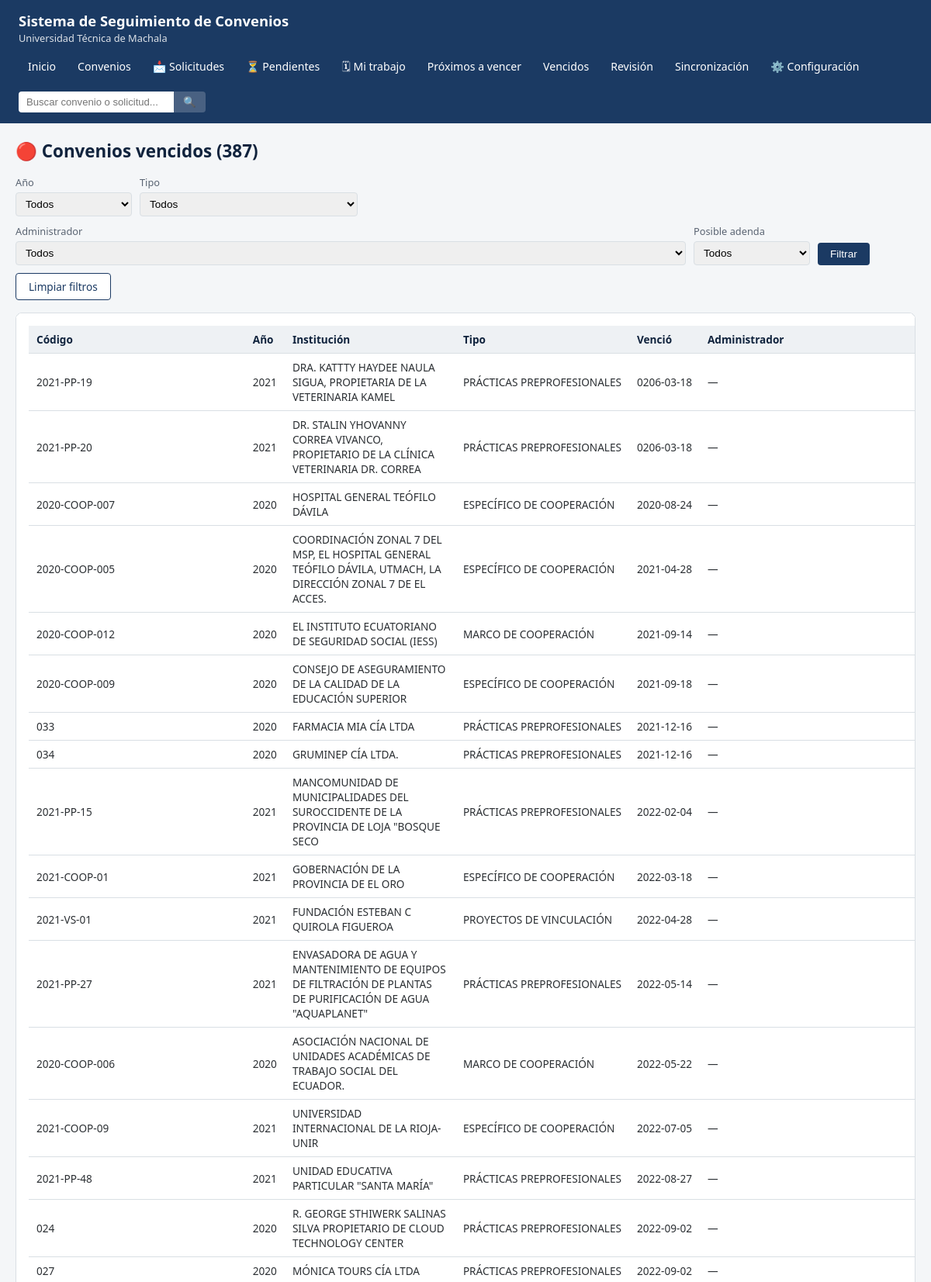
/vencidos (upper part), run on the app's committed database.
### tables this page shows
CREATE TABLE convenios (
    id_sistema INTEGER PRIMARY KEY AUTOINCREMENT,
    anio INTEGER NOT NULL,
    codigo_original TEXT,
    numero_original TEXT,
    institucion TEXT,
    tipo_instrumento TEXT,
    subtipo TEXT,
    clasificacion_general TEXT,
    objeto TEXT,
    fecha_suscripcion TEXT,
    fecha_inicio TEXT,
    plazo TEXT,
    fecha_finalizacion TEXT,
    metodo_calculo_vigencia TEXT,
    administrador TEXT,
    unidad_responsable TEXT,
    observaciones_originales TEXT,
    hoja_origen TEXT,
    archivo_matriz_origen TEXT,
    fila_origen INTEGER,
    ruta_expediente TEXT,
    ruta_documento_principal TEXT,
    estado_relacion_documental TEXT,
    confianza_relacion INTEGER,
    estado_vigencia TEXT,
    requiere_revision INTEGER DEFAULT 0,
    notas_sistema TEXT,
    ruc TEXT,
    ambito TEXT,
    seccion TEXT,
    sector TEXT,
    direccion TEXT,
    representante_legal TEXT,
    contacto TEXT,
    email TEXT,
    telefono TEXT,
    carreras_beneficiadas TEXT,
    estado_original TEXT,
    link_documento_matriz TEXT,
    fecha_creacion_sistema TEXT,
    fecha_actualizacion_sistema TEXT
, objeto_documento_original TEXT, objeto_documento_resumen TEXT, fecha_suscripcion_documento TEXT, fecha_inicio_documento TEXT, plazo_documento TEXT, unidad_plazo_documento TEXT, fecha_finalizacion_documento TEXT, metodo_calculo_vigencia_documento TEXT, texto_fuente_vigencia TEXT, pagina_fuente_vigencia INTEGER, clausula_terminacion TEXT, renovacion_clausula TEXT, administrador_documento TEXT, administrador_documento_pagina INTEGER, firmantes_json TEXT, institucion_original_documento TEXT, institucion_normalizada TEXT, tiene_adenda TEXT, documento_adenda_ruta TEXT, conflicto_fecha TEXT, conflicto_institucion TEXT, requiere_revision_documental TEXT, estado_revision_vigencia TEXT, confianza_analisis TEXT, dias_para_vencimiento INTEGER, hash_documento_principal TEXT, fecha_ultimo_analisis_documento TEXT, id_solicitud_origen INTEGER);

### SISTEMA/routes/convenios.py (the view)
@bp.route("/vencidos")
def vencidos():
    conn = obtener_conexion()
    filtros = {
        "anio": request.args.get("anio", type=int),
        "tipo": request.args.get("tipo") or None,
        "administrador": request.args.get("administrador") or None,
        "tiene_adenda": request.args.get("tiene_adenda") or None,
    }
    filas = db_visualizador.listar_vencidos(conn, filtros)
    disponibles = db_visualizador.obtener_filtros_disponibles(conn)
    return render_template("vencidos.html", filas=filas, filtros=filtros, disponibles=disponibles)

### SISTEMA/config.py (called while the page is built)
def cargar_config() -> Config:
    with open(RUTA_CONFIG_JSON, "r", encoding="utf-8") as f:
        datos = json.load(f)
    return Config(datos)

### SISTEMA/db_context.py (called while the page is built)
def obtener_conexion() -> sqlite3.Connection:
    if "db" not in g:
        config = cargar_config()
        g.db = db_visualizador.conectar(config.ruta_convenios_db)
    return g.db

### SISTEMA/services/db_visualizador.py (called while the page is built)
def conectar(ruta_db: Path) -> sqlite3.Connection:
    conn = sqlite3.connect(str(ruta_db))
    conn.row_factory = sqlite3.Row
    conn.execute("PRAGMA query_only = ON;")
    return conn

def obtener_filtros_disponibles(conn) -> dict:
    def valores(col, tabla="convenios", extra_where=""):
        sql = f"SELECT DISTINCT {col} FROM {tabla} WHERE {col} IS NOT NULL AND TRIM({col})<>'' {extra_where} ORDER BY {col}"
        return [r[0] for r in conn.execute(sql)]
    return {
        "anios": [r[0] for r in conn.execute(
            "SELECT DISTINCT anio FROM convenios WHERE clasificacion_general='CONVENIO' ORDER BY anio DESC"
        )],
        "tipos": valores("tipo_instrumento", extra_where="AND clasificacion_general='CONVENIO'"),
        "estados_vigencia": ["VIGENTE", "PROXIMO_A_VENCER", "VENCIDO", "SIN_INFORMACION"],
        "administradores": valores("administrador", extra_where="AND clasificacion_general='CONVENIO'"),
        "tipos_documento_tecnico": valores("tipo_documento_tecnico", tabla="documentos"),
    }

### SISTEMA/templates/vencidos.html (shortened to what this page needs)
{% extends "base.html" %}
{% block contenido %}
<h1>🔴 Convenios vencidos ({{ filas|length }})</h1>
<form class="form-filtros" method="get">
    <div class="campo">
        <label>Año</label>
        <select name="anio">
            <option value="">Todos</option>
        </select>
    </div>
    <div class="campo">
        <label>Tipo</label>
        <select name="tipo">
            <option value="">Todos</option>
        </select>
    </div>
    <div class="campo">
        <label>Administrador</label>
        <select name="administrador">
            <option value="">Todos</option>
        </select>
    </div>
    <div class="campo">
        <label>Posible adenda</label>
        <select name="tiene_adenda">
            <option value="">Todos</option>
        </select>
    </div>
    <button class="btn" type="submit">Filtrar</button>
    <a class="btn btn-secundario" href="{{ url_for('convenios.vencidos') }}">Limpiar filtros</a>
</form>
<div class="panel">
    {% if filas %}
    <table>
        <thead><tr><th>Código</th><th>Año</th><th>Institución</th><th>Tipo</th><th>Venció</th><th>Administrador</th><th></th></tr></thead>
        <tbody>
        {% for f in filas %}
            <tr onclick="location.href='{{ url_for('convenios.ficha', id_sistema=f['id_sistema']) }}'" style="cursor:pointer">
                <td>{{ f['codigo_original'] or '—' }}</td>
                <td>{{ f['anio'] }}</td>
                <td class="col-institucion">{{ f['institucion'] }}</td>
                <td>{{ f['tipo_instrumento'] or '—' }}</td>
                <td>{{ f['fecha_finalizacion'] or '—' }}</td>
                <td>{{ f['administrador'] or '—' }}</td>
            </tr>
        {% endfor %}
        </tbody>
    </table>
    {% else %}
    <p class="texto-vacio">No hay convenios vencidos con esos filtros.</p>
    {% endif %}
</div>
{% endblock %}

### SISTEMA/static/css/estilo.css (style rules this page uses)
:root { --azul-utmach: #1b3a63; --azul-oscuro: #10233d; --gris-fondo: #f4f6f8; --gris-borde: #d9dfe4; --gris-texto: #2b2f33; --verde: #1f8a4c; --amarillo: #b8860b; --rojo: #b3261e; --naranja: #c2660d; --azul-info: #2563a8; --blanco: #ffffff; }
* { box-sizing: border-box; }
body { margin: 0; font-family: "Segoe UI", Arial, sans-serif; background: var(--gris-fondo); color: var(--gris-texto); font-size: 14px; }
h1 { font-size: 1.4rem; margin: 0 0 16px; color: var(--azul-oscuro); }
.panel { background: var(--blanco); border: 1px solid var(--gris-borde); border-radius: 8px; padding: 16px; margin-bottom: 20px; overflow-x: auto; }
.form-filtros { display: flex; flex-wrap: wrap; gap: 10px; align-items: flex-end; margin-bottom: 16px; }
.form-filtros .campo { display: flex; flex-direction: column; gap: 4px; font-size: 0.8rem; }
.form-filtros label { color: #5a6472; }
.form-filtros select, .form-filtros input { padding: 6px 8px; border: 1px solid var(--gris-borde); border-radius: 4px; font-size: 0.85rem; min-width: 150px; }
.btn { background: var(--azul-utmach); color: var(--blanco); border: none; padding: 7px 16px; border-radius: 4px; cursor: pointer; font-size: 0.85rem; text-decoration: none; display: inline-block; }
.btn-secundario { background: var(--blanco); color: var(--azul-utmach); border: 1px solid var(--azul-utmach); }
table { width: 100%; border-collapse: collapse; font-size: 0.85rem; }
th, td { padding: 8px 10px; border-bottom: 1px solid var(--gris-borde); text-align: left; white-space: nowrap; }
th { background: #eef1f4; color: var(--azul-oscuro); position: sticky; top: 0; }
td.col-institucion, td.col-objeto { white-space: normal; min-width: 220px; }

### data on the page
convenios: codigo_original "2021-PP-19", anio "2021", institucion "DRA. KATTTY HAYDEE NAULA SIGUA, PROPIETARIA DE LA VETERINARIA KAMEL", tipo_instrumento "PRÁCTICAS PREPROFESIONALES", fecha_finalizacion "0206-03-18", f "—"
convenios: codigo_original "2021-PP-20", anio "2021", institucion "DR. STALIN YHOVANNY CORREA VIVANCO, PROPIETARIO DE LA CLÍNICA VETERINARIA DR. CORREA", tipo_instrumento "PRÁCTICAS PREPROFESIONALES", fecha_finalizacion "0206-03-18", f "—"
convenios: codigo_original "2020-COOP-007", anio "2020", institucion "HOSPITAL GENERAL TEÓFILO DÁVILA", tipo_instrumento "ESPECÍFICO DE COOPERACIÓN", fecha_finalizacion "2020-08-24", f "—"
convenios: codigo_original "2020-COOP-005", anio "2020", institucion "COORDINACIÓN ZONAL 7 DEL MSP, EL HOSPITAL GENERAL TEÓFILO DÁVILA, UTMACH, LA DIRECCIÓN ZONAL 7 DE EL ACCES.", tipo_instrumento "ESPECÍFICO DE COOPERACIÓN", fecha_finalizacion "2021-04-28", f "—"
convenios: codigo_original "2020-COOP-012", anio "2020", institucion "EL INSTITUTO ECUATORIANO DE SEGURIDAD SOCIAL (IESS)", tipo_instrumento "MARCO DE COOPERACIÓN", fecha_finalizacion "2021-09-14", f "—"
convenios: codigo_original "2020-COOP-009", anio "2020", institucion "CONSEJO DE ASEGURAMIENTO DE LA CALIDAD DE LA EDUCACIÓN SUPERIOR", tipo_instrumento "ESPECÍFICO DE COOPERACIÓN", fecha_finalizacion "2021-09-18", f "—"
convenios: codigo_original "033", anio "2020", institucion "FARMACIA MIA CÍA LTDA", tipo_instrumento "PRÁCTICAS PREPROFESIONALES", fecha_finalizacion "2021-12-16", f "—"
convenios: codigo_original "034", anio "2020", institucion "GRUMINEP CÍA LTDA.", tipo_instrumento "PRÁCTICAS PREPROFESIONALES", fecha_finalizacion "2021-12-16", f "—"
convenios: codigo_original "2021-PP-15", anio "2021", institucion "MANCOMUNIDAD DE MUNICIPALIDADES DEL SUROCCIDENTE DE LA PROVINCIA DE LOJA \"BOSQUE SECO", tipo_instrumento "PRÁCTICAS PREPROFESIONALES", fecha_finalizacion "2022-02-04", f "—"
convenios: codigo_original "2021-COOP-01", anio "2021", institucion "GOBERNACIÓN DE LA PROVINCIA DE EL ORO", tipo_instrumento "ESPECÍFICO DE COOPERACIÓN", fecha_finalizacion "2022-03-18", f "—"
convenios: codigo_original "2021-VS-01", anio "2021", institucion "FUNDACIÓN ESTEBAN C QUIROLA FIGUEROA", tipo_instrumento "PROYECTOS DE VINCULACIÓN", fecha_finalizacion "2022-04-28", f "—"
convenios: codigo_original "2021-PP-27", anio "2021", institucion "ENVASADORA DE AGUA Y MANTENIMIENTO DE EQUIPOS DE FILTRACIÓN DE PLANTAS DE PURIFICACIÓN DE AGUA \"AQUAPLANET\"", tipo_instrumento "PRÁCTICAS PREPROFESIONALES", fecha_finalizacion "2022-05-14", f "—"
convenios: codigo_original "2020-COOP-006", anio "2020", institucion "ASOCIACIÓN NACIONAL DE UNIDADES ACADÉMICAS DE TRABAJO SOCIAL DEL ECUADOR.", tipo_instrumento "MARCO DE COOPERACIÓN", fecha_finalizacion "2022-05-22", f "—"
convenios: codigo_original "2021-COOP-09", anio "2021", institucion "UNIVERSIDAD INTERNACIONAL DE LA RIOJA-UNIR", tipo_instrumento "ESPECÍFICO DE COOPERACIÓN", fecha_finalizacion "2022-07-05", f "—"
convenios: codigo_original "2021-PP-48", anio "2021", institucion "UNIDAD EDUCATIVA PARTICULAR \"SANTA MARÍA\"", tipo_instrumento "PRÁCTICAS PREPROFESIONALES", fecha_finalizacion "2022-08-27", f "—"
convenios: codigo_original "024", anio "2020", institucion "R. GEORGE STHIWERK SALINAS SILVA PROPIETARIO DE CLOUD TECHNOLOGY CENTER", tipo_instrumento "PRÁCTICAS PREPROFESIONALES", fecha_finalizacion "2022-09-02", f "—"
convenios: codigo_original "027", anio "2020", institucion "MÓNICA TOURS CÍA LTDA", tipo_instrumento "PRÁCTICAS PREPROFESIONALES", fecha_finalizacion "2022-09-02", f "—"

### other printed values
{{ filas|length }} "387"
